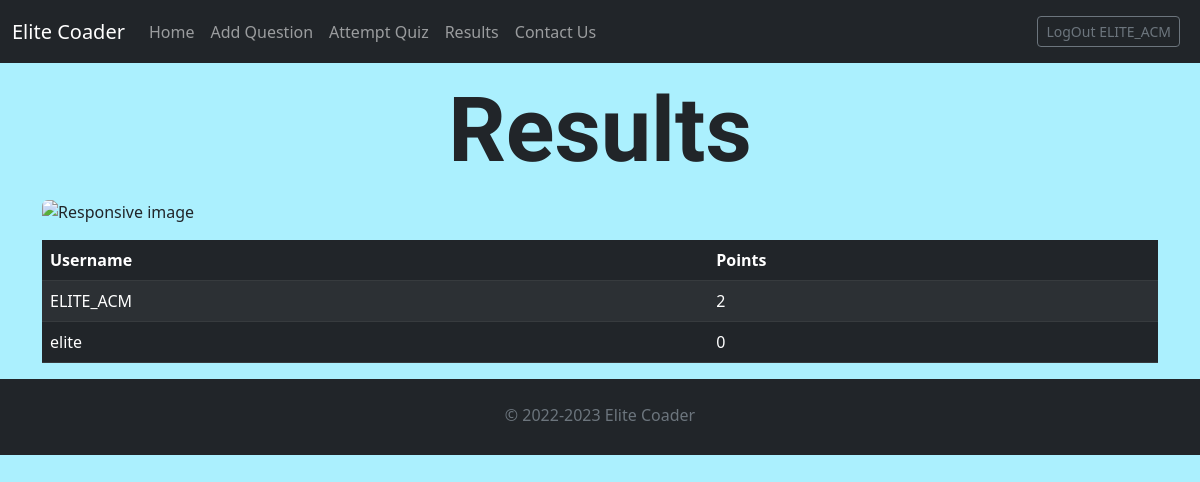
/result (signed in), run on an earlier commit of the app's database.
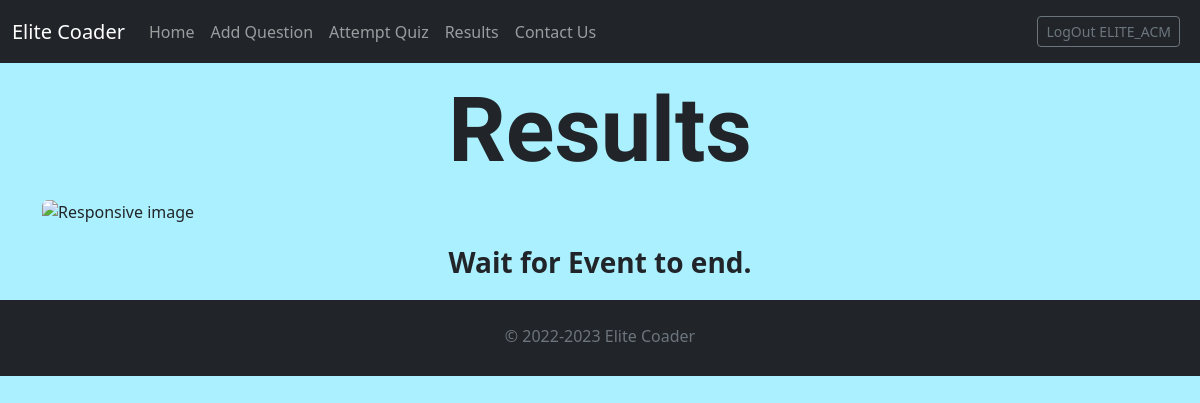
And on a later commit of the database.
### home/models.py (models this page shows, shortened)
class quiz_submissions(models.Model):
    username = models.CharField(max_length=255)
    remain = models.TextField()
    my_ans = models.TextField()
    score = models.IntegerField()

### home/views.py (the view)
# urls.py: path("result",views.result),
def result(request):
    context = {
        "login" : 0,
        "access" : 0
        }
    if request.user.is_authenticated:
        context["login"]=1
        context["user"]=request.user.get_username()
    if admin_access.objects.get(control="show_result").value :
         context["access"]=1
    result = quiz_submissions.objects.all()
    context["users"] = result.order_by('-score').values()
    return render(request,"result.html",context)

### templates/result.html (shortened to what this page needs)
{% load static %}
<!DOCTYPE html>
<html lang="en">
<head>
    <link href="https://cdn.jsdelivr.net/npm/bootstrap@5.2.2/dist/css/bootstrap.min.css" rel="stylesheet">
</head>
<body>
  {% if login %}
    {% include "nav.html" %}
    {% endif %}
    <div class="container" id="Contact-us">
        <div class="selfhead text-center py-0 ">
            Results
        </div>
        <img src="https://acm-quiz-app.azurewebsites.net/media/images/results.jpeg" class="img-fluid rounded" style="width: 100%; height: 60vh;" alt="Responsive image">
    </div>
    {% if access %}
    <div class="container">
    <table class="table table-striped table-dark mt-3">
        <thead>
          <tr>
            <th scope="col">Username</th>
            <th scope="col">Points</th>
          </tr>
        </thead>
        <tbody>
            {% for r in users %}
            <tr>
                <td>{{r.username}}</td>
                <td>{{r.score}}</td>
              </tr>
            {% endfor %}
        </tbody>
      </table>
    </div>
    {% else %}
    <div class="alert mb-0 text-center fw-bold fs-3" role="alert">
      Wait for Event to end.
    </div>
    {% endif %}
    {% include "footer.html" %}
</body>
</html>

### templates/nav.html (shortened to what this page needs)
<nav class="navbar navbar-expand-lg navbar-dark bg-dark">
    <div class="container-fluid">
        <a class="navbar-brand" href="/">Elite Coader</a>
        <div class="collapse navbar-collapse" id="navbarSupportedContent">
            <ul class="navbar-nav me-auto mb-2 mb-lg-0">
                <li class="nav-item">
                    <a class="nav-link" aria-current="page" href="/">Home</a>
                </li>
                <li class="nav-item">
                    <a class="nav-link" href="/add_question">Add Question</a>
                </li>
                <li class="nav-item">
                    <a class="nav-link" href="/attempt_quiz">Attempt Quiz</a>
                </li>
                <li class="nav-item">
                    <a class="nav-link" href="/result">Results</a>
                </li>
                <li class="nav-item">
                    <a class="nav-link" href="/contact_us">Contact Us</a>
                </li>
            </ul>
            <form class="d-flex justify-content-center my-2">
                <div class="btn-group mx-2">
                    <a href="/log_out"><button type="button" <button class="btn btn-sm btn-outline-secondary">LogOut
                            {{user}}</button></a>
                </div>
            </form>
        </div>
    </div>
</nav>

### templates/footer.html
<footer class=" py-1 text-muted text-center text-small bg-dark py-4">
    <p class="mb-1 font-weight-bold">&copy; 2022-2023 Elite Coader</p>
</footer>

### templates/result.html (style rules this page uses)
body { background-color: rgb(171, 240, 254); }
.selfhead { font-size: 90px; font-weight: bolder; font-family: 'Baloo Chettan 2', cursive; }

What changed in the data, as far as the page shows it:
removed quiz_submissions: username "ELITE_ACM", score "2"
removed quiz_submissions: username "elite", score "0"
Also different on the page:
text no longer shown: "Username Points"
text now shown: "Wait for Event to end."
